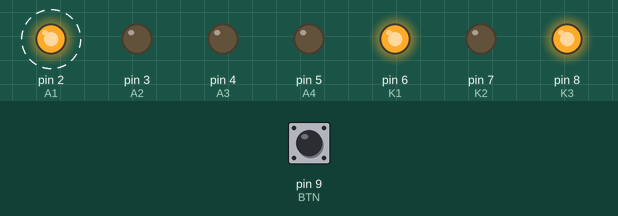
Recording of a sketch running on a simulated Arduino Uno, built with avr-gcc and run on an emulated ATmega328P. Parts: output pins drawn as LEDs (lit = HIGH). Dashed ring = blinking. The test bench sets the inputs (shaded band); at power-on: pin 9 (BTN) HIGH. Random numbers use the default seed unless the sketch sets one; what the sketch prints to the serial monitor is not drawn.

Above: at 1.2 s.
1.3 s: pin 9 (BTN) pulled LOW for 0.15 s
At 3.1 s:
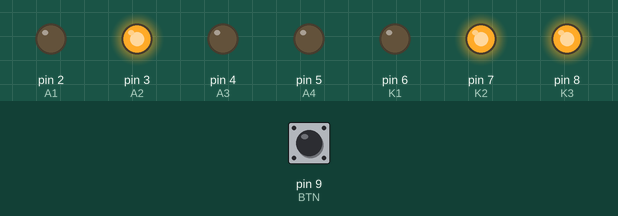
4.4 s: pin 9 (BTN) pulled LOW for 1 s
At 4.67 s:
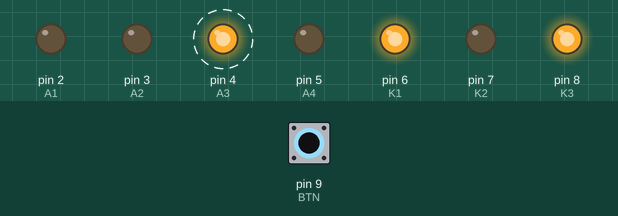
8.4 s: pin 9 (BTN) pulled LOW for 3.2 s
At 9.5 s:
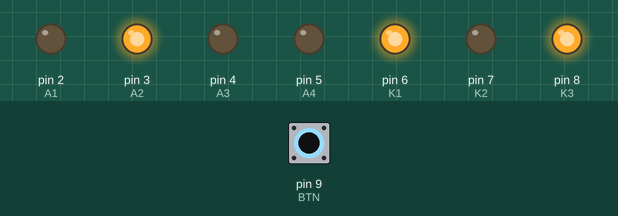
Timing chart, 0 to 19.1 s (numbered marks = the images above; inputs shaded):
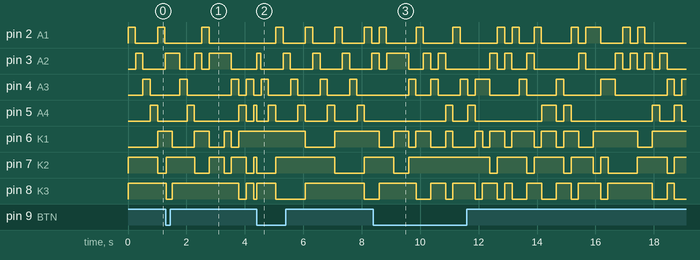

The sketch:

counter.ino
```cpp
#include <Bounce2.h>

#define BTN 9

#define A1 2
#define A2 3
#define A3 4
#define A4 5

#define K1 6
#define K2 7
#define K3 8

Bounce btn = Bounce();

int anode[] = {A1, A2, A3, A4};
int katode[] = {K1, K2, K3};

int wait = 250;
unsigned long int time;

int i;

int red = 0, kolona = 0;

bool go = true;

int ran1, ran2;

void setup() {
  Serial.begin(9600);

  pinMode(BTN, INPUT_PULLUP);
  btn.attach(BTN);
  btn.interval(5);

  pinMode(A1, OUTPUT);
  pinMode(A2, OUTPUT);
  pinMode(A3, OUTPUT);
  pinMode(A4, OUTPUT);

  pinMode(K1, OUTPUT);
  pinMode(K2, OUTPUT);
  pinMode(K3, OUTPUT);


  for (i = 0; i < 4; i++)
  {
    digitalWrite(anode[i], LOW);
  }

  for (i = 0; i < 3; i++)
  {
    digitalWrite(katode[i], HIGH);
  }

  time = millis();
}

void loop() {
  Serial.println(go);

  btn.update();

  if (btn.fell())
  {
    go = !go;
    for (i = 0; i < 4; i++)
  {
    digitalWrite(anode[i], LOW);
  }

  for (i = 0; i < 3; i++)
  {
    digitalWrite(katode[i], HIGH);
  }
  }

  if (go)
  {
    upali_diodu(red, kolona);
  }
  else
  {
    upali_diodu(ran1, ran2);
  }
}

void upali_diodu(int a, int b)
{
  if (millis() - time < wait)
  {
    digitalWrite(katode[a], LOW);
    digitalWrite(anode[b], HIGH);
  }

  if (millis() - time > wait)
  {
    digitalWrite(katode[a], HIGH);
    digitalWrite(anode[b], LOW);
    time = millis();

    ran1 = random(3);
    ran2 = random(4);
    kolona++;
    if (kolona == 4)
    {
      red++;
      kolona = 0;
    }
    if (red == 3)
    {
      kolona = 0;
      red = 0;
    }
  }
}

/*
   kolona++;
    if (kolona == 4)
    {
      red++;
      kolona = 0;
    }
    if (red == 3)
    {
      kolona = 0;
      red = 0;
    }
*/
```
